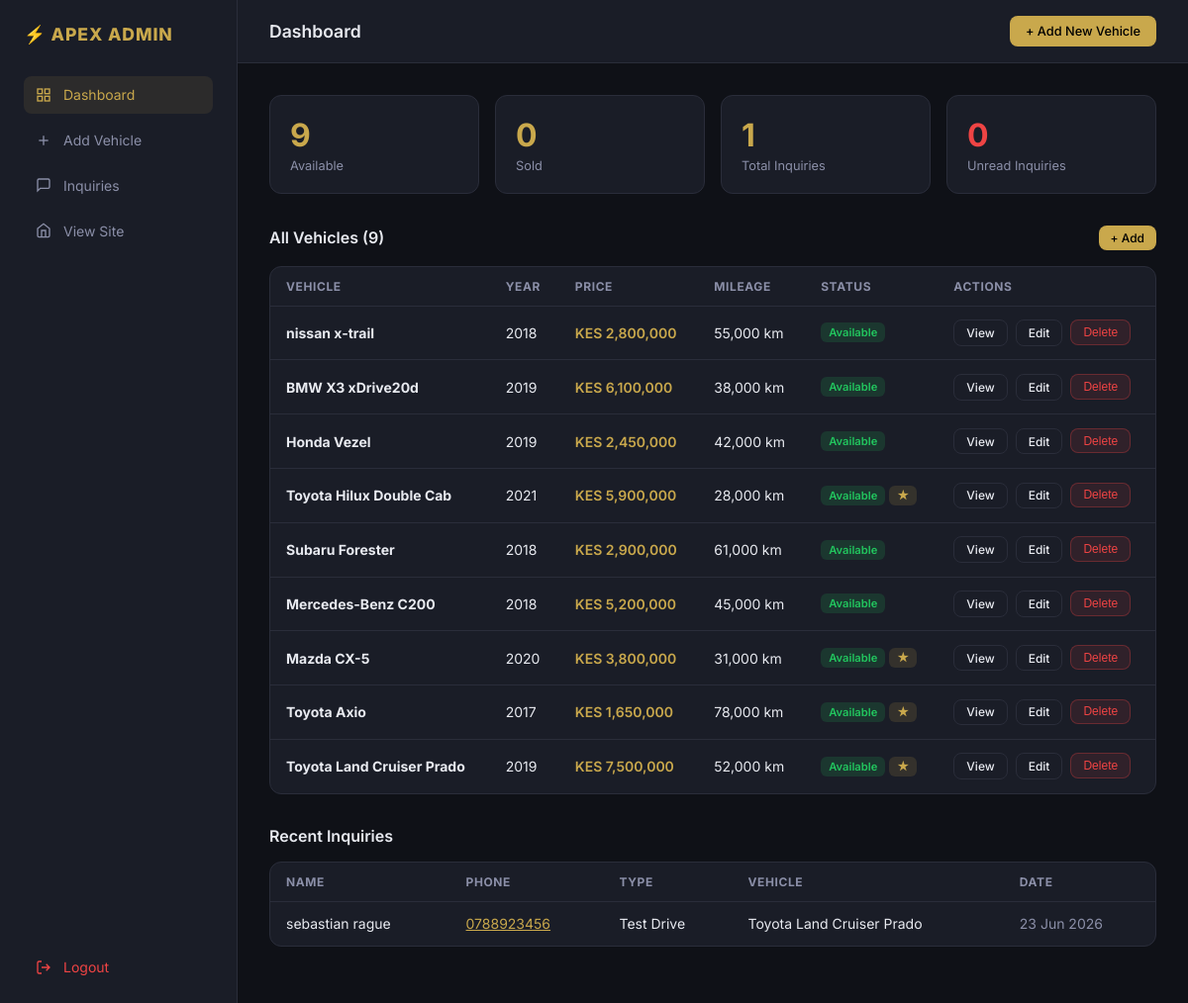
Before: /admin (signed in) with the older database file.
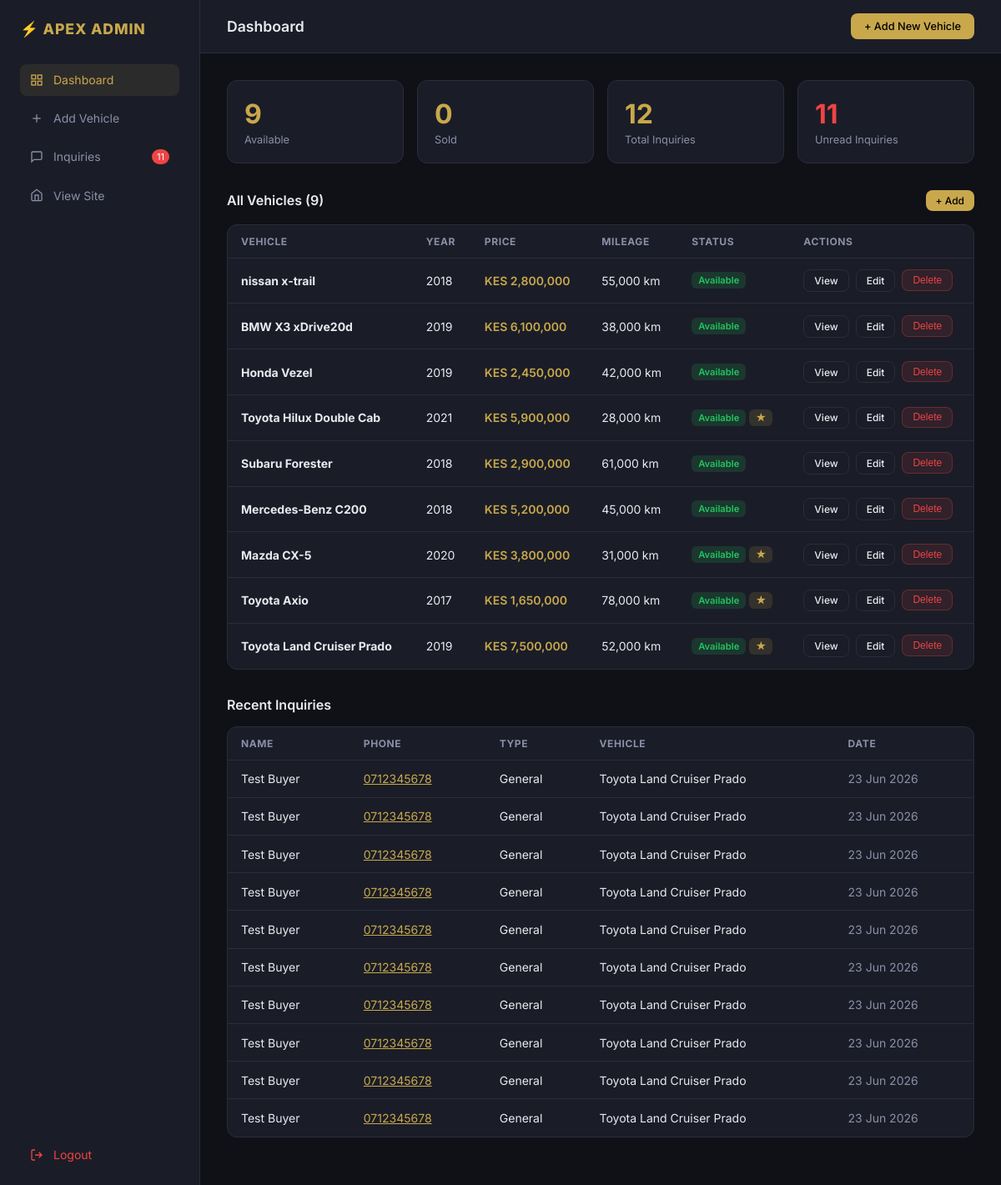
After: the same page with the newer database file.
### app.py (models this page shows, shortened)
class Car(db.Model):
    id = db.Column(db.Integer, primary_key=True)
    make = db.Column(db.String(50), nullable=False)
    model = db.Column(db.String(50), nullable=False)
    year = db.Column(db.Integer, nullable=False)
    price = db.Column(db.Integer, nullable=False)  # in KES
    mileage = db.Column(db.Integer, nullable=False)  # in km
    fuel_type = db.Column(db.String(20), nullable=False)  # Petrol, Diesel, Hybrid, Electric
    transmission = db.Column(db.String(20), nullable=False)  # Automatic, Manual
    body_type = db.Column(db.String(30), nullable=False)  # Sedan, SUV, Hatchback, Pickup, Van
    color = db.Column(db.String(30), nullable=False)
    engine_cc = db.Column(db.Integer, nullable=True)
    description = db.Column(db.Text, nullable=True)
    features = db.Column(db.Text, nullable=True)  # JSON string
    images = db.Column(db.Text, nullable=True)    # JSON string of image URLs
    is_featured = db.Column(db.Boolean, default=False)
    is_sold = db.Column(db.Boolean, default=False)
    condition = db.Column(db.String(20), default='Used')  # New, Used, Certified
    import_country = db.Column(db.String(30), nullable=True)  # Japan, UK, etc.
    created_at = db.Column(db.DateTime, default=datetime.utcnow)

class Inquiry(db.Model):
    id = db.Column(db.Integer, primary_key=True)
    car_id = db.Column(db.Integer, db.ForeignKey('car.id'), nullable=True)
    name = db.Column(db.String(100), nullable=False)
    phone = db.Column(db.String(20), nullable=False)
    email = db.Column(db.String(100), nullable=True)
    message = db.Column(db.Text, nullable=True)
    inquiry_type = db.Column(db.String(30), default='general')  # general, test_drive, financing
    is_read = db.Column(db.Boolean, default=False)
    created_at = db.Column(db.DateTime, default=datetime.utcnow)
    car = db.relationship('Car', backref='inquiries')

### app.py (the view)
@app.route('/admin')
def admin():
    if not session.get('admin'):
        return redirect(url_for('admin_login'))
    cars = Car.query.order_by(Car.created_at.desc()).all()
    inquiries = Inquiry.query.order_by(Inquiry.created_at.desc()).limit(10).all()
    unread = Inquiry.query.filter_by(is_read=False).count()
    stats = {
        'total': Car.query.count(),
        'available': Car.query.filter_by(is_sold=False).count(),
        'sold': Car.query.filter_by(is_sold=True).count(),
        'inquiries': Inquiry.query.count(),
        'unread': unread
    }
    return render_template('admin/dashboard.html', cars=cars, inquiries=inquiries, stats=stats)

### templates/admin/dashboard.html (shortened to what the changed rows need)
<!DOCTYPE html>
<html lang="en">
<head>
</head>
<body>
<div class="admin-layout">
  <aside class="admin-sidebar">
    <a href="{{ url_for('admin_inquiries') }}" class="sidebar-link">
      <svg viewBox="0 0 24 24" fill="none" stroke="currentColor" stroke-width="2"><path d="M21 15a2 2 0 01-2 2H7l-4 4V5a2 2 0 012-2h14a2 2 0 012 2z"/></svg>
      Inquiries
      {% if stats.unread > 0 %}<span class="badge-red">{{ stats.unread }}</span>{% endif %}
    </a>
  </aside>
  <main class="admin-main">
    <div class="admin-content">
      <div class="stats-grid">
        <div class="stat-card">
          <div class="stat-num">{{ stats.inquiries }}</div>
          <div class="stat-label">Total Inquiries</div>
        </div>
        <div class="stat-card">
          <div class="stat-num" style="color:var(--red)">{{ stats.unread }}</div>
          <div class="stat-label">Unread Inquiries</div>
        </div>
      </div>
      <div class="table-wrap">
        <table>
          <thead>
            <tr>
              <th>Vehicle</th><th>Year</th><th>Price</th><th>Mileage</th><th>Status</th><th>Actions</th>
            </tr>
          </thead>
          <tbody>
            {% for car in cars %}
            <tr>
              <td><strong>{{ car.make }} {{ car.model }}</strong></td>
              <td>{{ car.year }}</td>
              <td class="price-cell">KES {{ "{:,}".format(car.price) }}</td>
              <td>{{ "{:,}".format(car.mileage) }} km</td>
              <td>
                {% if car.is_sold %}
                  <span class="badge badge-sold">Sold</span>
                {% else %}
                  <span class="badge badge-avail">Available</span>
                {% endif %}
                {% if car.is_featured %}<span class="badge badge-featured">★</span>{% endif %}
              </td>
              <td>
                <div class="actions">
                  <a href="{{ url_for('car_detail', car_id=car.id) }}" class="btn btn-outline btn-sm" target="_blank">View</a>
                  <a href="{{ url_for('admin_edit_car', car_id=car.id) }}" class="btn btn-outline btn-sm">Edit</a>
                  <form method="POST" action="{{ url_for('admin_delete_car', car_id=car.id) }}" onsubmit="return confirm('Delete this listing?');" style="display:inline">
                    <button type="submit" class="btn btn-danger btn-sm">Delete</button>
                  </form>
                </div>
              </td>
            </tr>
            {% endfor %}
          </tbody>
        </table>
      </div>
      <div class="table-wrap">
        <table>
          <thead>
            <tr><th>Name</th><th>Phone</th><th>Type</th><th>Vehicle</th><th>Date</th></tr>
          </thead>
          <tbody>
            {% for inq in inquiries %}
            <tr>
              <td>{{ inq.name }}</td>
              <td><a href="tel:{{ inq.phone }}" style="color:var(--gold)">{{ inq.phone }}</a></td>
              <td>{{ inq.inquiry_type | replace('_', ' ') | title }}</td>
              <td>{% if inq.car %}{{ inq.car.make }} {{ inq.car.model }}{% else %}General{% endif %}</td>
              <td style="color:var(--muted)">{{ inq.created_at.strftime('%d %b %Y') }}</td>
            </tr>
            {% endfor %}
          </tbody>
        </table>
      </div>
    </div>
  </main>
</div>
</body>
</html>

Changed rows visible on the page:
no longer on this page (row unchanged): Inquiry: name "sebastian rague", phone "0788923456", inquiry_type "Test Drive", car.make "Toyota", car.model "Land Cruiser Prado", created_at "23 Jun 2026"
added Inquiry: name "Test Buyer", phone "0712345678", inquiry_type "General", car.make "Toyota", car.model "Land Cruiser Prado", created_at "23 Jun 2026"
added Inquiry: name "Test Buyer", phone "0712345678", inquiry_type "General", car.make "Toyota", car.model "Land Cruiser Prado", created_at "23 Jun 2026"
added Inquiry: name "Test Buyer", phone "0712345678", inquiry_type "General", car.make "Toyota", car.model "Land Cruiser Prado", created_at "23 Jun 2026"
added Inquiry: name "Test Buyer", phone "0712345678", inquiry_type "General", car.make "Toyota", car.model "Land Cruiser Prado", created_at "23 Jun 2026"
added Inquiry: name "Test Buyer", phone "0712345678", inquiry_type "General", car.make "Toyota", car.model "Land Cruiser Prado", created_at "23 Jun 2026"
added Inquiry: name "Test Buyer", phone "0712345678", inquiry_type "General", car.make "Toyota", car.model "Land Cruiser Prado", created_at "23 Jun 2026"
added Inquiry: name "Test Buyer", phone "0712345678", inquiry_type "General", car.make "Toyota", car.model "Land Cruiser Prado", created_at "23 Jun 2026"
added Inquiry: name "Test Buyer", phone "0712345678", inquiry_type "General", car.make "Toyota", car.model "Land Cruiser Prado", created_at "23 Jun 2026"
added Inquiry: name "Test Buyer", phone "0712345678", inquiry_type "General", car.make "Toyota", car.model "Land Cruiser Prado", created_at "23 Jun 2026"
added Inquiry: name "Test Buyer", phone "0712345678", inquiry_type "General", car.make "Toyota", car.model "Land Cruiser Prado", created_at "23 Jun 2026"
Other visible differences:
{{ stats.unread }}: (not shown) → "11"
{{ stats.inquiries }}: "1" → "12"
{{ stats.unread }}: "0" → "11"
